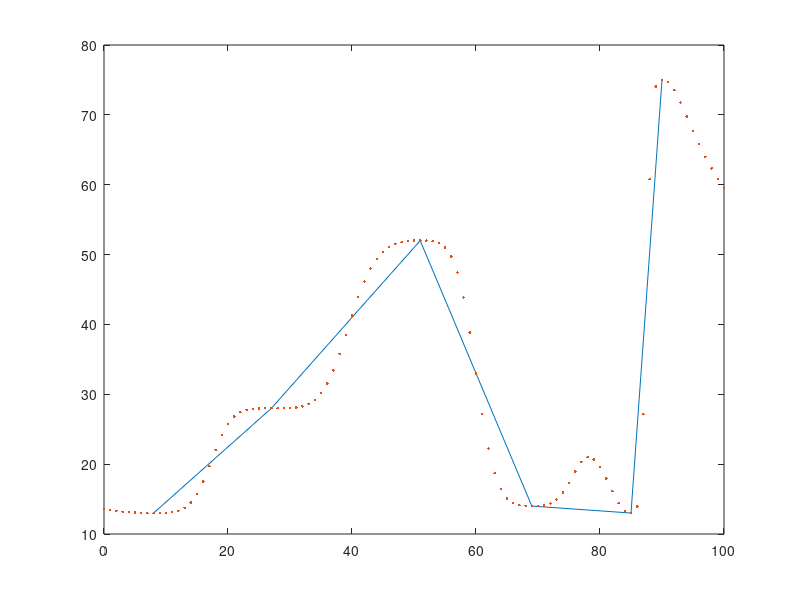

MATLAB code to generate this figure:
%% Generate sample data for 1D
p = [8,13;27,28;51,52;69,14;85,13;90,75];
%% Radial Basis functions
s = 40;
RBF_gauss =@(x) exp(-(x/s).^2);
RBF_mquad =@(x) sqrt(1+(x/s).^2);
RBF_invquad =@(x) 1./(1+(x/s).^2);
for ii = 1:size(p,1)
    for jj = 1:size(p,1)
        A(ii,jj) = RBF_gauss(pdist([p(ii,1);p(jj,1)]));
    end
end
Wrbf = A\p(:,2);
%% plot RBF
xx = -10:0.1:10;
clf
hold on
plot(xx,RBF_gauss(xx),'.-')
%plot(xx,RBF_mquad(xx),'.-')
%plot(xx,RBF_invquad(xx),'.-')
%% Inverse Distance Weighting
X = 0:1:100;
V = [];
VV = [];
pow = 3;
idst = (1:size(p,1))';
rexp = 1/(2*sqrt(6/100));
ww = (100/6)./(100*p(:,2)/sum(p(:,2)));
for x = X
    
        
    
    %idx = find(p(:,1) < x);
    %if isempty(idx)
    %    idst = 1;
    %else
    %    idst = [idx(end); idx(end) + 1];
    %    idst(idst>=7,:) = [];
    %end
        
    dst = pdist2(x, p(idst,1),'euclidean')';
    robs = sum(dst)/length(dst);% mean
    Rs = robs/rexp;
    %dst = sqrt((x - p(idst,1)).^2);
    idx = find(dst < 0.01);
    if isempty(idx)
        
        w = 1./(dst.^pow);
        %w = w.*(dst/sum(dst));
        V =[V; sum(w.*p(idst,2))/sum(w)];
    else
        V = [V; p(idst(idx),2)];
    end
    tmp = RBF_gauss(dst);
    %ww = tmp./sum(tmp);
    VV = [VV; sum(Wrbf.*tmp)];
end

clf
plot(p(:,1),p(:,2),'.-')
hold on
plot(X,V,'.')
%plot(X,VV,'.')